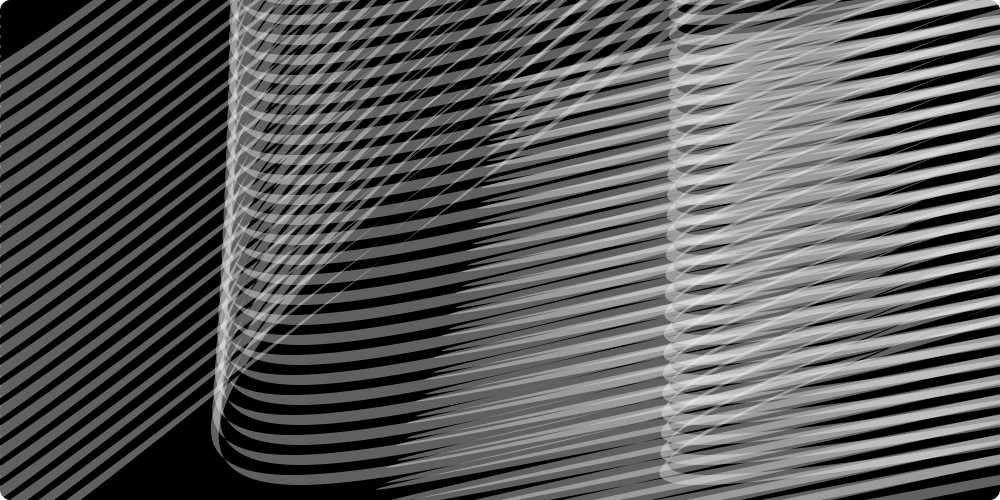
Frame 1 (no input)
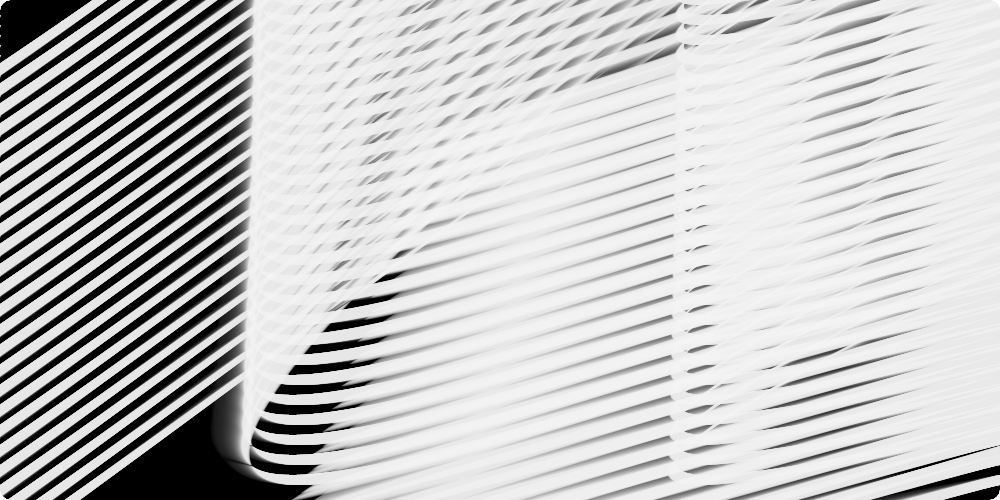
Frame 60 (the mouse pressed at the canvas centre just before this capture)
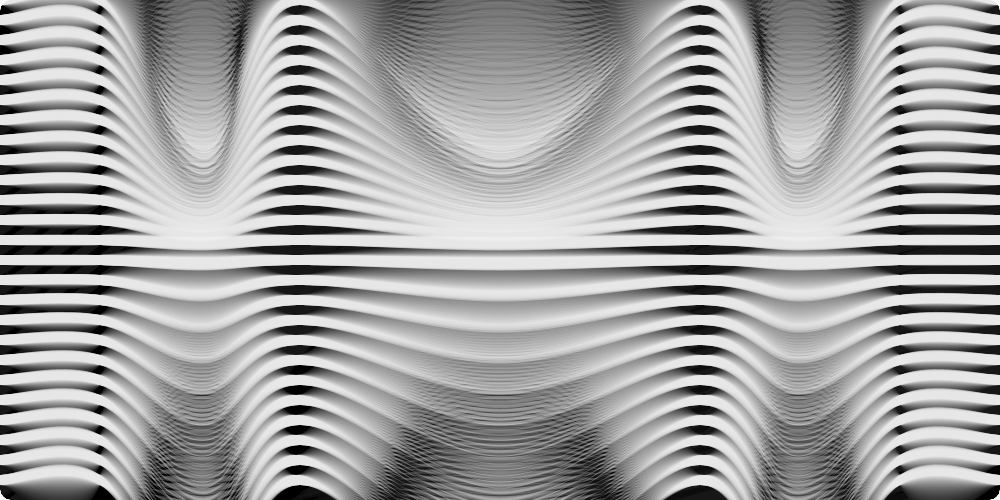
Frame 120 (the mouse held since frame 60 and released just before this capture)

The Processing sketch that drew these frames (run headless with seeded random() and noise(); from frame 60 on, the mouse is pressed at the canvas centre):

// Processing sketch: processing_48736
// ── processing_48736.pde

//////////////////////////////////////////////////////////////////////////////////////////////////////////////
// Written by Sasa Zivkovic 
// No.mad discourse | www.nomaddiscourse.com
// No.mad process | www.nomadprocess.com
//////////////////////////////////////////////////////////////////////////////////////////////////////////////
int num = 500;
int spacing = 20;  
My_line[] lineObj = new My_line[num];

//////////////////////////////////////////////////////////////////////////////////////////////////////////////
void setup() {
  size(1000, 500);
  smooth();
  strokeWeight(0.2);
  background(0);
  frameRate(30);
  ellipseMode(CENTER);
  
  fill(0);
  float r = 10;
  ellipse(100, 250, r, r);
  ellipse(300, 250, r, r);
  ellipse(700, 250, r, r);
  ellipse(900, 250, r, r);
  
  for (int i = 0; i < num; i += spacing) {
    lineObj[i] = new My_line(0, i);
    }
}

//////////////////////////////////////////////////////////////////////////////////////////////////////////////
void draw() {
  //background(255);
  
  for (int i = 0; i < num; i += spacing) {
      lineObj[i].drawLine(0, i);
  }
    
  fill(0, 10);
  rect(0, 0, width, height);
  
  ///// rounded rectangles 
  fill(255);
  noStroke();
  beginShape();
  int v = 10;
  vertex(width-v, 0);
  bezierVertex(width-v/2, 0, width, 0+v/2, width, v);
  vertex(width, 0);
  endShape();
  beginShape();
  vertex(v, 0);
  bezierVertex(v/2, 0, 0 , v/2, 0, v);
  vertex(0, 0);
  endShape();
  beginShape();
  vertex(v, height);
  bezierVertex(v/2, height, 0 , height- v/2, 0, height - v);
  vertex(0, height);
  endShape();
  beginShape();
  vertex(width-v, height);
  bezierVertex(width-v/2, height, width, height-v/2, width, height-v);
  vertex(width, height);
  endShape();
  noFill(); 
}

//////////////////////////////////////////////////////////////////////////////////////////////////////////////
class My_line {
  float f;
  float a;
  float m2;
  float x;
  float y;

  My_line(float tempX, float tempY) {
    x = tempX;
    y = tempY; 
  }
  
  void drawLine(float VAL1, float VAL2) {
    pushMatrix();
    translate(VAL1, VAL2-250);
    
    if (mouseY < 250) {
    a += -3;
  } else {
  a += 4;
  }
  //noFill();
  ///-----------------------------------------------
 
  float x = 255;
  float y = 245;
  
  ///-----------------------------------------------
  stroke(100, 100);
  fill(255, 100);
  noStroke();
  ///-----------------------------------------------
  beginShape();
  curveVertex(0, x);
  curveVertex(0, x);
  //curveVertex(50, 50);
  curveVertex(100, x);
  
  if (mouseY <= 250) {
    m2 = map(mouseY, 0, 250, -1.5, 0.005);
  } else {
    m2 = map(mouseY, 250, 500, 0.001, 1);
  }
  
  float vv = dist(mouseX, mouseY, 500, VAL2);
  float vv1 = map(vv, 0, 700, 0.002, 10);
  
  pushMatrix();
  PVector location1 = new PVector(mouseX+a, mouseY+a);
  PVector startpoint1 = new PVector(200, x);
  location1.sub(startpoint1);
  location1.mult(0.7*vv1);
  translate(100, x);
  //line(0, 0, location1.x, location1.y);
  translate(0, 0);
  curveVertex(location1.x*m2+200, location1.y+x);
  popMatrix();
  
  curveVertex(300, x);
  
  pushMatrix();
  PVector location2 = new PVector(mouseX+a, mouseY+a);
  PVector startpoint2 = new PVector(500, x);
  location2.sub(startpoint2);
  //location2.normalize();
  location2.mult(0.7*vv1);
  translate(500, x);
  //line(0, 0, location2.x, location2.y);
  translate(0, 0);
  curveVertex(location2.x*m2+500, location2.y+x);
  popMatrix();

  curveVertex(700, x);
  
  pushMatrix();
  PVector location3 = new PVector(mouseX+a, mouseY+a);
  PVector startpoint3 = new PVector(800, x);
  location3.sub(startpoint3);
  location3.mult(0.7*vv1);
  translate(800, x);
  //line(0, 0, location3.x, location3.y);
  translate(0, 0);
  curveVertex(location3.x*m2+800, location3.y+x);
  popMatrix();
  
  curveVertex(900, x);
  //curveVertex(950, 50);
  curveVertex(width, x);
  curveVertex(width, x);
  //endShape();
  ///-----------------------------------------------
  
  float m1 = map(mouseY, 0, 500, 8, 0);
  
  ///-----------------------------------------------
  //beginShape();
  
  curveVertex(width, y);
  curveVertex(width, y);
  //curveVertex(950, 40);
  curveVertex(900, y);

  pushMatrix();
  PVector location6 = new PVector(mouseX+a, mouseY+a);
  PVector startpoint6 = new PVector(800, y);
  location6.sub(startpoint6);
  location6.mult(0.7*vv1);
  translate(800, y);
  //line(0, 0, location3.x, location3.y);
  translate(0, 0);
  if (mouseY < 250) {
    curveVertex(location6.x*m2+800, location6.y+y +m1);
  } else {
    curveVertex(location6.x*m2+800, location6.y+y -m1);
  }
  popMatrix();
  
  curveVertex(700+m1, y);

  pushMatrix();
  PVector location5 = new PVector(mouseX+a, mouseY+a);
  PVector startpoint5 = new PVector(500, y);
  location5.sub(startpoint5);
  //location2.normalize();
  location5.mult(0.7*vv1);
  translate(500, y);
  //line(0, 0, location2.x, location2.y);
  translate(0, 0);
  if (mouseY < 250) {
    curveVertex(location5.x*m2+500, location5.y+y +m1);
  } else {
  curveVertex(location5.x*m2+500, location5.y+y -m1);
  }
  popMatrix();

  curveVertex(300-m1, y);

  pushMatrix();
  PVector location4 = new PVector(mouseX+a, mouseY+a);
  PVector startpoint4 = new PVector(200, y);
  location4.sub(startpoint4);
  location4.mult(0.7*vv1);
  translate(200, y);
  //line(0, 0, location1.x, location1.y);
  translate(0, 0);
  if (mouseY < 250) {
    curveVertex(location4.x*m2+200, location4.y+y +m1);
  } else {
    curveVertex(location4.x*m2+200, location4.y+y -m1);
  }
  popMatrix();

  float m3 = map(mouseY, 0, 500, 0.001, 1);

  curveVertex(100, y);
  //curveVertex(50, 40);
  curveVertex(0, y);
  curveVertex(0, y);
  endShape();
  
  popMatrix();
 }
}
